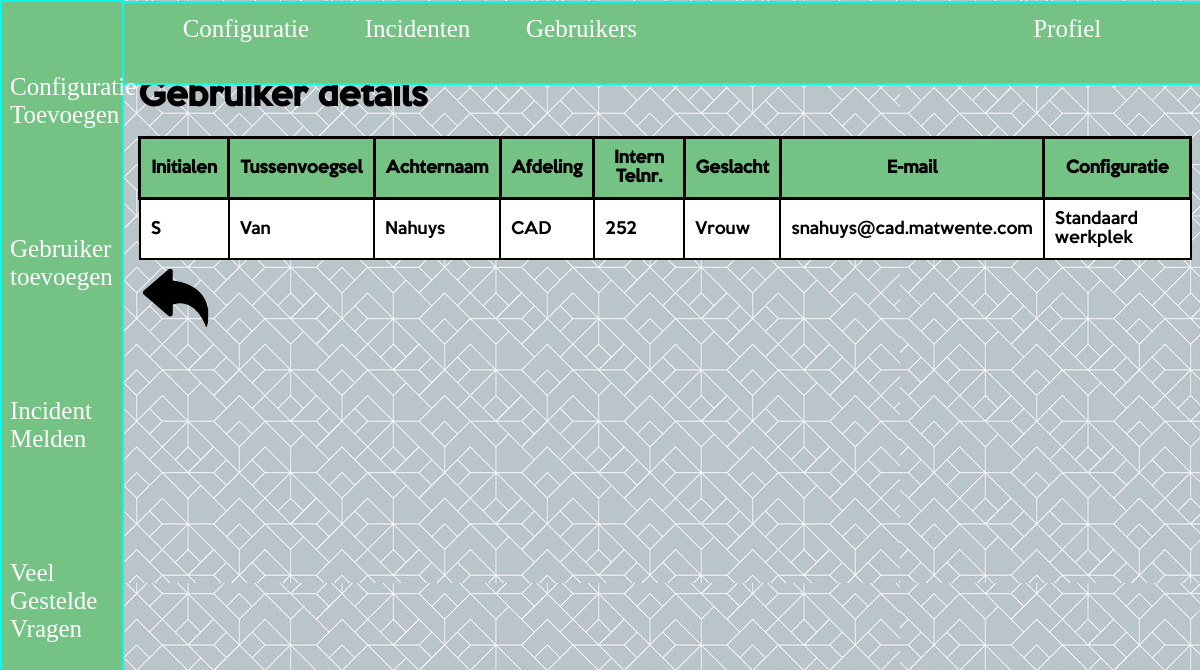
The app's page /php/gebruikerdetails.php?userID=3 (signed in) with its own data.
### tables this page shows
CREATE TABLE `user` (
  `userID` int(11) NOT NULL,
  `initials` varchar(1) DEFAULT NULL,
  `surname` varchar(50) DEFAULT NULL,
  `middleName` varchar(50) DEFAULT NULL,
  `departmentID` int(11) DEFAULT NULL,
  `interncell` varchar(3) DEFAULT NULL,
  `sex` int(3) DEFAULT NULL,
  `email` varchar(80) DEFAULT NULL,
  `password` varchar(255) DEFAULT NULL,
  `userType` int(3) DEFAULT NULL
);

CREATE TABLE `departments` (
  `departmentID` int(11) NOT NULL,
  `departmentName` varchar(50) DEFAULT NULL,
  `location` int(3) DEFAULT NULL
);

CREATE TABLE `configuration` (
  `configurationID` int(11) NOT NULL,
  `configurationName` varchar(255) DEFAULT NULL
);

### php/gebruikerdetails.php (the view, shortened to what this page needs)
<?php
$data = $_SESSION['user'];
$servername = "localhost";
$username = "root";
$password = "";
$dbname = "twente";
$conn = mysqli_connect($servername, $username, $password, $dbname);
$id = $_GET["userID"];
$sql = "SELECT user.initials, user.middleName, user.surname, user.interncell, user.sex, user.email, departments.departmentName, configuration.configurationName FROM user INNER JOIN departments ON departments.departmentID = user.departmentID INNER JOIN user2configuration ON user.userID = user2configuration.userID INNER JOIN configuration ON configuration.configurationID = user2configuration.configurationID WHERE user.userID = $id";
$result = mysqli_query($conn,$sql);
?>
<!doctype html>
<html lang="nl">
<?php include('../include/header.php');?>
<body>
	<?php
if($data[6] == 2){
  include('../include/navigatiebeheerder.php');
}
elseif($data[6] == 3){
  include('../include/navigatiedirectie.php');
}
else{
  include('../include/navigatie.php');
}
?>
	<div class=table>
          <h1> Gebruiker details </h1>
	<table class="gebruikerDetails" name="incidentenDetails">
	<tr>
	  <th> Initialen </th>
		<th> Tussenvoegsel</th>
		<th> Achternaam </th>
    <th> Afdeling </th>
		<th> Intern Telnr.</th>
    <th> Geslacht </th>
		<th> E-mail </th>
    <th> Configuratie </th>
	</tr>
  <?php
  if (mysqli_num_rows($result) == 1){
    while($row = mysqli_fetch_assoc($result)){
        $geslacht = $row["sex"];
      echo "<tr><td>".$row["initials"]."</td>
      <td>".$row["middleName"]."</td>
      <td>".$row["surname"]."</td>
      <td>".$row["departmentName"]."</td>
      <td>".$row["interncell"]."</td>";
      echo "<td>";
          if ($geslacht == 1) {
          echo "Man";
          } elseif ($geslacht == 2) {
          echo "Vrouw";
          } elseif ($geslacht == 3) {
           echo "Anders";
    }"</td>";
    echo"<td>".$row["email"]."</td>
      <td>".$row["configurationName"]."</td>
      </tr>";
    }
  }
  else{
    echo "Error";
  }
  ?>
</table>
<a href="javascript:history.back()"><img class= 'return' src=../img/return.png></a>
</div>
	</body>
</html>

### css/style.css (style rules this page uses)
html { font-family:KeepCalm; height:100%; width:100%; background:#f9f9f9; background-image: url("background.jpg"); }
div.table { margin-left:11%; margin-bottom: 5%; padding-top: 4%; }
table.gebruikerDetails { border: 1px solid black; color: black; width: 100%; border-collapse: collapse; }
th { border: 3px solid black; padding: 10px; background-color:#74c385; }
td { border: 2px solid black; padding: 10px; }
tr:nth-child(even) { background: #ffffff; font-weight:none; }
tr:nth-child(odd) { background: #e0e0e0; font-weight:none; }
img.return { max-height: 75px; max-width: 75px; }
a:link { color: blue; }

### records on screen
user: initials "S", middleName "Van", surname "Nahuys", departmentID.departmentName "CAD", interncell "252", sex "Vrouw", email "snahuys@cad.matwente.com", configuration.configurationName "Standaard werkplek"
